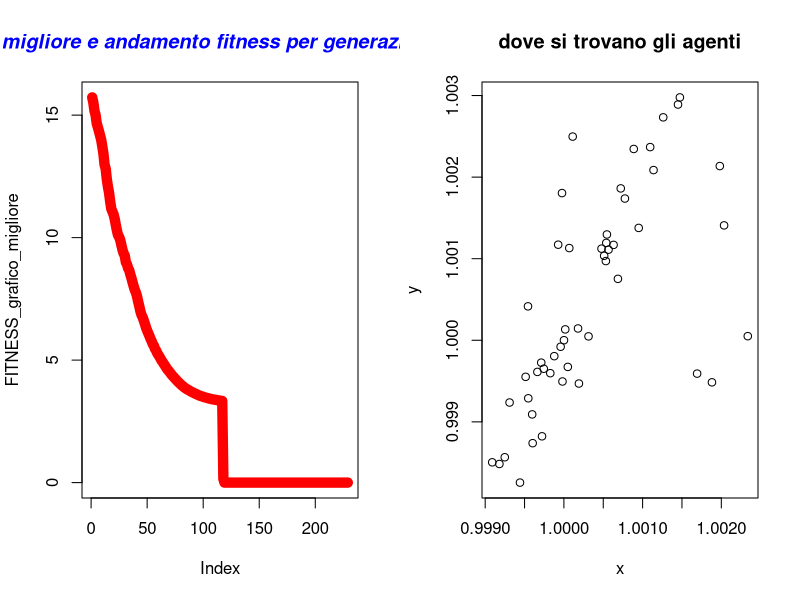

Recreate this plot in R.
#  Author Nicola Bernabè ver 1.0 8/11/2021
# the implemented version of the GA refers to the following Journal: 
#

controllo_intervallo<-function(x,y,ub,lb){
    #message(x," ",y," ",ub," ",lb)
    if(x>ub[1]){
        x<-ub[1]
    }
    if(x<lb[1]){
        x<-lb[1]
    }
    if(y>ub[2]){
        y<-ub[2]
    }
    if(y<lb[2]){
        y<-lb[2]
    }

    return (c(x,y))
}

#prendo 2 individui che saranno i genitori presi casualmente dalla popolazione
aggiornamento_posizione<-function(Sciame,MAX_DIMENSION_Sciame,particelle_1_2_indici,gamma_parametro,alpha,ub,lb,beta_0,BEST_FITNESS,b_0,MAX_UNKNOWNS,FUNZIONE_COSTO,min_max){
 
    #Sciame[3,particelle_1_2_indici[1]]<-FUNZIONE_COSTO(Sciame[1,particelle_1_2_indici[1]],Sciame[2,particelle_1_2_indici[1]])
    if(Sciame[3,particelle_1_2_indici[1]]>Sciame[3,particelle_1_2_indici[2]] && min_max==-1){
        x<-(Sciame[1,particelle_1_2_indici[2]]-Sciame[1,particelle_1_2_indici[1]])^2
        y<-(Sciame[1,particelle_1_2_indici[2]]-Sciame[2,particelle_1_2_indici[1]])^2
        r<-x+y#non faccio la radice perchè dopo devo fare un quadrato e quindi è inutile calcolare
        #beta_0<-1
        beta<-(beta_0-b_0)*exp(-gamma_parametro*r)+b_0
        #stemps<-alpha*(runif(1, 0,MAX_DIMENSION_Sciame,)-0.5)#*scale
        stemps_x<-alpha*(runif(1, 0,1)-0.5)
        stemps_y<-alpha*(runif(1, 0,1)-0.5)
        Sciame[1,particelle_1_2_indici[1]]<-(1-beta)*Sciame[1,particelle_1_2_indici[1]]+beta*Sciame[1,particelle_1_2_indici[2]]+stemps_x
        Sciame[2,particelle_1_2_indici[1]]<-(1-beta)*Sciame[2,particelle_1_2_indici[1]]+beta*Sciame[2,particelle_1_2_indici[2]]+stemps_y
        #message("prima beta ",beta," steps ",stemps," "," alpha ",alpha," ",Sciame[1,particelle_1_2_indici[1]]," ",Sciame[2,particelle_1_2_indici[1]]," ",Sciame[3,particelle_1_2_indici[1]])
        x1y1<-controllo_intervallo(Sciame[1,particelle_1_2_indici[1]],Sciame[2,particelle_1_2_indici[1]],ub,lb)
        Sciame[1,particelle_1_2_indici[1]]<-x1y1[1]
        Sciame[2,particelle_1_2_indici[1]]<-x1y1[2]
        Sciame[3,particelle_1_2_indici[1]]<-FUNZIONE_COSTO(x1y1[1],x1y1[2])
        #message("dopo beta ",beta," steps ",stemps," "," alpha ",alpha," ",Sciame[1,particelle_1_2_indici[1]]," ",Sciame[2,particelle_1_2_indici[1]]," ",Sciame[3,particelle_1_2_indici[1]])
    }else if(Sciame[3,particelle_1_2_indici[1]]<Sciame[3,particelle_1_2_indici[2]] && min_max==1){
        x<-(Sciame[1,particelle_1_2_indici[2]]-Sciame[1,particelle_1_2_indici[1]])^2
        y<-(Sciame[1,particelle_1_2_indici[2]]-Sciame[2,particelle_1_2_indici[1]])^2
        r<-x+y#non faccio la radice perchè dopo devo fare un quadrato e quindi è inutile calcolare
        #beta_0<-1
        beta<-(beta_0-b_0)*exp(-gamma_parametro*r)+b_0
        #stemps<-alpha*(runif(1, 0,MAX_DIMENSION_Sciame,)-0.5)#*scale
        stemps_x<-alpha*(runif(1, 0,MAX_UNKNOWNS)-0.5)
        stemps_y<-alpha*(runif(1, 0,MAX_UNKNOWNS)-0.5)
        Sciame[1,particelle_1_2_indici[1]]<-(1-beta)*Sciame[1,particelle_1_2_indici[1]]+beta*Sciame[1,particelle_1_2_indici[2]]+stemps_x
        Sciame[2,particelle_1_2_indici[1]]<-(1-beta)*Sciame[2,particelle_1_2_indici[1]]+beta*Sciame[2,particelle_1_2_indici[2]]+stemps_y
        #message("prima beta ",beta," steps ",stemps," "," alpha ",alpha," ",Sciame[1,particelle_1_2_indici[1]]," ",Sciame[2,particelle_1_2_indici[1]]," ",Sciame[3,particelle_1_2_indici[1]])
        x1y1<-controllo_intervallo(Sciame[1,particelle_1_2_indici[1]],Sciame[2,particelle_1_2_indici[1]],ub,lb)
        Sciame[1,particelle_1_2_indici[1]]<-x1y1[1]
        Sciame[2,particelle_1_2_indici[1]]<-x1y1[2]
        Sciame[3,particelle_1_2_indici[1]]<-FUNZIONE_COSTO(x1y1[1],x1y1[2])
    }
    
    
    


    
    
    #print(rand)
    return(Sciame)
}

#aggiorni migliore fitness
aggiorna_fitness<-function(BEST_FITNESS,Migliore_fitness_generazione){
            BEST_FITNESS[1]<-Migliore_fitness_generazione[1]
            BEST_FITNESS[2]<-Migliore_fitness_generazione[2]
            BEST_FITNESS[3]<-Migliore_fitness_generazione[3]
            #BEST_FITNESS[4]<-Migliore_fitness_generazione[4]
    return(BEST_FITNESS)


}

#scorro su tutti gli individui e cerco il fitneess migliore
controllo_migliore_fitness<-function(Sciame,min_max){
    BEST_FITNESS<-c(Sciame[1,1],Sciame[2,1],Sciame[3,1])
    for(i in 2:dim(Sciame)[2]) {
        #message("controllo best ",BEST_FITNESS[3]," ",Sciame[7,i])


        if(BEST_FITNESS[3]>Sciame[3,i] && min_max==-1){#ricordo che la riga 8 è fitness corrente
            BEST_FITNESS[1]<-Sciame[1,i]#x 
            BEST_FITNESS[2]<-Sciame[2,i]#y 
            BEST_FITNESS[3]<-Sciame[3,i]#fitess corrente

        }else if(BEST_FITNESS[3]<Sciame[3,i]  && min_max==1){
            BEST_FITNESS[1]<-Sciame[1,i]#x corrente
            BEST_FITNESS[2]<-Sciame[2,i]#y corrente
            BEST_FITNESS[3]<-Sciame[3,i]#fitess corrente
        }







       


    }
    return(c(BEST_FITNESS[1],BEST_FITNESS[2],BEST_FITNESS[3]))
}
#inizializzo la matrice
inizializzazione<-function(ub, lb,MAX_UNKNOWNS,MAX_DIMENSION_Sciame,FUNZIONE_COSTO){
    Sciame<-matrix(1:1,nrow <- (MAX_UNKNOWNS)+1, ncol <- MAX_DIMENSION_Sciame)#oltre alla x e y ci aggiungo le 2 velocità, poi anche le x e y migliori della particella anche la fitness migliore della particella e quella corrente
    numero_casuale_x<-1
    numero_casuale_y <-1
    for(i in 1:dim(Sciame)[2]) {
        Sciame[1,i] <-runif(1, lb[1],ub[1] )#x
        Sciame[2,i] <-runif(1, lb[1],ub[1] )#y
        Sciame[3,i] <-FUNZIONE_COSTO(Sciame[1,i],Sciame[2,i])#fitness
        #Sciame[4,i] <-runif(1, 0,1 )#intensità luce
    }

    return (Sciame)
}
aggiorno_file_individui<-function(Sciame,MAX_DIMENSION_Sciame,generazione){
                individuo<-c()
                x<-c()
                y<-c()
                fitness<-c()
                for(i in 1:MAX_DIMENSION_Sciame) {
                    x<-c(x,Sciame[1,i])
                    y<-c(y,Sciame[2,i])
                    fitness<-c(fitness,Sciame[3,i])
                    
                    }
            df<-data.frame(x,y,fitness)
            #nome_file<-"generazione"+generazione+".cvs"
            nome_file = paste("FA generazione ",generazione,".txt",sep="")
            #write.csv(df, file=nome_file,sep=";",row.names=FALSE)
            write.table(df, file= nome_file,sep=";",row.names=FALSE)
            }

mainFA<-function(ub,lb,MAX_UNKNOWNS,MAX_DIMENSION_Sciame,Generazioni,STAZIONARIETA,min_max,stampo_generazione,precisione,gamma_parametro,theta,alpha,max_alpha,alpha_min,alpha_decrescente,beta_0,b_0,FUNZIONE_COSTO){
   

    Sciame<-inizializzazione(ub, lb,MAX_UNKNOWNS,MAX_DIMENSION_Sciame,FUNZIONE_COSTO)#inizializzo la popolazione
    BEST_FITNESS<-controllo_migliore_fitness(Sciame,min_max)
    FITNESS_grafico_migliore<-c()
    FITNESS_grafico_migliore_generazione<-c()
    #iterazioni calcolo per trovare il minimo
    indice_stazionarieta<-0#aumenta ad ogni generazione
    n_generazioni<-0
    gamma<- gamma_parametro
    for(i in 1:Generazioni){
        n_generazioni<-i
        if(alpha_decrescente==1){
            alpha<-alpha*theta
        }
        
        
        for(j_iterazioni_particelle1 in 1:MAX_DIMENSION_Sciame){#muovo tutte le particelle una volta
         for(j_interazioni_particelle2 in 1:MAX_DIMENSION_Sciame){
             particelle_1_2_indici<-c(j_iterazioni_particelle1,j_interazioni_particelle2)
             Sciame<-aggiornamento_posizione(Sciame,MAX_DIMENSION_Sciame,particelle_1_2_indici,gamma_parametro,alpha,ub,lb,beta_0,BEST_FITNESS,b_0,MAX_UNKNOWNS,FUNZIONE_COSTO,min_max)
         }
        }
        if(alpha<alpha_min && alpha_decrescente==1){
            alpha<-max_alpha
        }
        #print(alpha)
        Migliore_fitness_generazione<-controllo_migliore_fitness(Sciame,min_max)
        #message(Migliore_fitness_generazione," alpha ",alpha)
        if(Migliore_fitness_generazione[3]<BEST_FITNESS[3]  && min_max==-1){#minimizzo
            BEST_FITNESS<-aggiorna_fitness(BEST_FITNESS,Migliore_fitness_generazione)
            indice_stazionarieta=0#ritorno a 0 la stazionarietà
            message("migliore soluzione-> x ",BEST_FITNESS[1]," y ",BEST_FITNESS[2]," fitness ",BEST_FITNESS[3])
        }else if(Migliore_fitness_generazione[3]>BEST_FITNESS[3]  && min_max==1){#minimizzo
            BEST_FITNESS<-aggiorna_fitness(BEST_FITNESS,Migliore_fitness_generazione)
            indice_stazionarieta=0#ritorno a 0 la stazionarietà
            message("migliore soluzione-> x ",BEST_FITNESS[1]," y ",BEST_FITNESS[2]," fitness ",BEST_FITNESS[3])
        }
        FITNESS_grafico_migliore<-c(FITNESS_grafico_migliore,BEST_FITNESS[3])
        FITNESS_grafico_migliore_generazione<-c(FITNESS_grafico_migliore_generazione,Migliore_fitness_generazione[3])

        if(indice_stazionarieta>=STAZIONARIETA){
            message("troppo stazionaria ","generazione-> ",i," stazionario->",indice_stazionarieta)
            aggiorno_file_individui(Sciame,MAX_DIMENSION_Sciame,i)
            break
        }else{
            indice_stazionarieta=indice_stazionarieta+1
        }
        if((i%%stampo_generazione)==0){#stampo così so che sta facendo qualcosa
            message("generazione-> ",i," stazionario->",indice_stazionarieta)
            aggiorno_file_individui(Sciame,MAX_DIMENSION_Sciame,i)
        }
        if(BEST_FITNESS[3]<precisione && min_max==-1){
            message("finito algoritmo FA, sono riuscito ad avere una soluzione molto buona ed è ",BEST_FITNESS[3]," alla generazione-> ",i)
            aggiorno_file_individui(Sciame,MAX_DIMENSION_Sciame,i)
            break
        }else if(BEST_FITNESS[3]>precisione && min_max==1){
            message("finito algoritmo FA, sono riuscito ad avere una soluzione molto buona ed è ",BEST_FITNESS[3]," alla generazione-> ",i)
            aggiorno_file_individui(Sciame,MAX_DIMENSION_Sciame,i)
            break
        }
    }
    windows()
    par(mfrow=c(1,2))
    plot(FITNESS_grafico_migliore, type="l", col="red",lwd=10)
    #lines(FITNESS_grafico_migliore_generazione, type="l", col="blue",lty=5)
    title(main="migliore e andamento fitness per generazione", col.main="blue", font.main="4")
    
    x_particelle<-c()
    y_particelle<-c()
    for(x_y in 1:MAX_DIMENSION_Sciame){
        x_particelle<-c(x_particelle,Sciame[1,x_y])
        y_particelle<-c(y_particelle,Sciame[2,x_y])
    }

    plot(x_particelle, y_particelle, xlab="x",ylab="y", main="dove si trovano gli agenti") 
    #print(Sciame)
    
    #print(FUNZIONE_COSTO(512,404.2319))
    #print(FUNZIONE_COSTO(526.891824703338,-600))
    BEST_FITNESS<-list(BEST_FITNESS,"FA",n_generazioni)
    return (BEST_FITNESS)

}





#riesco a trovare la soluzione con questi intervalli 
#miliardo
#ub<-c(1000000000,1000000000)  # upper bound of the unknowns
#lb<-c(-1000000000,-1000000000)  #lower bound of the unknowns

#milione
#ub<-c(1000000,1000000)  # upper bound of the unknowns
#lb<-c(-1000000,-1000000)  #lower bound of the unknowns

#ub<-c(10000,10000)  # upper bound of the unknowns
#lb<-c(-10000,-10000)  #lower bound of the unknowns

ub<-c(100,100)  # upper bound of the unknowns
lb<-c(-100,-100)  #lower bound of the unknowns

#ub<-c(512,512)  
#lb<-c(-512,-512)
MAX_UNKNOWNS<-2  #numero variabili
MAX_DIMENSION_Sciame<-50#dimensione popolazione
Generazioni<-500000
STAZIONARIETA<-5000
min_max<--1#-1 minimizzo,1 massimizzo
percentuale_generazione_stampo<-10  #ogni 10% delle generazioni fatte stampo su file tutti gli individui
stampo_generazione<-Generazioni/percentuale_generazione_stampo
#massimizzo
#precisione<-11.999999#Parabolic Function
#precisione<-79.999#rastrigin function 
#precisione<-414.23847913128#Parabolic Function

#minimizzo
precisione<-0.000000001#
#precisione<--0.999999#Easom function
#precisione<-0.2925789999#Schaffer function N. 4 f(0,+-1.25313)=0.292579
#precisione<--0.999999#per funzioni con minimo negativo
#precisione<--959.6406#Eggholder function   f(512,404.2319)=-959.6407   i domini x e y   ub<-c(512,512)  lb<-c(-512,-512)

gamma_parametro<-1#(da 0.01 a 100 o 1/sqrt(ub[1]) anche 1 va bene)
theta<-0.95#da 0.95 a 0.97  Randomness reduction factor theta=10^(-5/tMax) 
max_alpha<-1
alpha_decrescente<-1#0 costante,1 decrescente
alpha<-0.2#si potrebbe anche fare costante 0.2 ho visto che funziona bene lo stesso
alpha_min<-0.0005
beta_0<-1
b_0<-1#numero positivo intero che determina l' attattività con r=0 in genere va bene 1



FUNZIONE_COSTO<-function(x,y){
    z<-(100*(y-(x)^2)^2)+(1-x)^2#FUNZIONE_COSTO banana  f(1,1)=0
    #z<-((1-x)^2)+100*((y-x^2))^2#Rosenbrock function constrained with a cubic and a line  sol f(1,1)=0
    #z<-(1.5-x+x*y)^2+(2.25-x+x*y^2)^2+(2.625-x+x*y^3)^2#Beale function f(3,0.5)=0
    #z<-0.26*(x^2+y^2)-0.48*x*y#Matyas function f(0,0)=0
    #z<-(sin(3*pi*x))^2+(x-1)^2*(1+sin(3*pi*y))+(y-1)^2*(1+(sin(2*pi*y))^2)#Lévi function N.13  f(1,1)=0
    #z<-0.5+((sin(x^2-y^2))^2-0.5)/(1+0.001*(x^2+y^2))^2#Schaffer function N. 2  f(0,0)=0
    #z<-2*x^2-1.05*x^4+(x^6/6)+x*y+y^2#THREE-HUMP CAMEL FUNCTION xi  [-5, 5]  f(0,0)=0
    #z<--20*exp(-0.2*sqrt((1/2)*(x*x+y*y)))-exp(1/2*((cos(2*pi*x)+cos(2*pi*y))))+20+exp(1)#ACKLEY FUNCTION xi  [-32.768, 32.768]  f(0,0)=0
    #z<-10*2+((x^2-10*cos(2*pi*x))+(y^2-10*cos(2*pi*y)))#RASTRIGIN FUNCTION f(0,0)=0 xi [-5.12, 5.12]
    #z<-(x+2*y-7)^2+(2*x+y-5)^2#BOOTH FUNCTION  xi [-10, 10] f(1,3)=0
    #z<-0.5+(((cos(sin(abs(x^2-y^2))))^2 - 0.5)/((1 + 0.001*(x^2+y^2))^2))#Schaffer function N. 4 f(0,+-1.25313)=0.292579
    #massimizzare
    #z<-12-(x^2+y^2)/100 #Parabolic Function  f(0,0)=12 non so ma il massimo è 12
    #z<-80-(20+x^2+y^2-10*(cos(2*pi*x)+cos(2*pi*y)))#rastrigin function f(0,0)=80
    #z<-275-((x^4-16*x^2+5*x*0.5)+(y^4-16*y^2+5*y*0.5)+3)#Styblinski Function f(-2.8667,-2.8667)=414.23847913
    return (z)
}
soluzione<-mainFA(ub,lb,MAX_UNKNOWNS,MAX_DIMENSION_Sciame,Generazioni,STAZIONARIETA,min_max,stampo_generazione,precisione,gamma_parametro,theta,alpha,max_alpha,alpha_min,alpha_decrescente,beta_0,b_0,FUNZIONE_COSTO)
#print(soluzione)


algoritmo<-c(soluzione[[2]][1])
x<-c(soluzione[[1]][1])
y<-c(soluzione[[1]][2])
fitness<-c(soluzione[[1]][5])
generazioni_soluzione<-c(soluzione[[3]][1])
df<-data.frame(algoritmo,x,y,fitness,generazioni_soluzione)
write.table(df, file="soluzione FA.txt",sep=";",row.names=FALSE)
